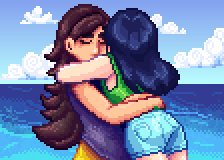

Tiled map render using the project's own tile images. Description and the whole map definition, tile-layer contents included, below:
An orthogonal 14x10 tile map with 16x16 px tiles, 3 tile layers (Back, Buildings, Front).

<map version="1.10" tiledversion="1.10.2" orientation="orthogonal" renderorder="left-up" width="14" height="10" tilewidth="16" tileheight="16" infinite="0" nextlayerid="7" nextobjectid="1">
 <tileset firstgid="1" name="PostHug" tilewidth="16" tileheight="16" tilecount="140" columns="14">
  <image source="TILES_AFTERHUG.png" width="224" height="160" />
 </tileset>
 <layer id="1" name="Back" width="14" height="10">
  <data encoding="csv">
1,2,3,4,5,6,7,8,9,10,11,12,13,14,
15,16,17,18,19,20,21,22,23,24,25,26,27,28,
29,30,31,32,33,34,35,36,37,38,39,40,41,42,
43,44,45,46,47,48,49,50,51,52,53,54,55,56,
57,58,59,60,61,62,63,64,65,66,67,68,69,70,
71,72,73,74,75,76,77,78,79,80,81,82,83,84,
85,86,87,88,89,90,91,92,93,94,95,96,97,98,
99,100,101,102,103,104,105,106,107,108,109,110,111,112,
113,114,115,116,117,118,119,120,121,122,123,124,125,126,
127,128,129,130,131,132,133,134,135,136,137,138,139,140
</data>
 </layer>
 <layer id="2" name="Buildings" width="14" height="10">
  <data encoding="csv">
0,0,0,0,0,0,0,0,0,0,0,0,0,0,
0,0,0,0,0,0,0,0,0,0,0,0,0,0,
0,0,0,0,0,0,0,0,0,0,0,0,0,0,
0,0,0,0,0,0,0,0,0,0,0,0,0,0,
0,0,0,0,0,0,0,0,0,0,0,0,0,0,
0,0,0,0,0,0,0,0,0,0,0,0,0,0,
0,0,0,0,0,0,0,0,0,0,0,0,0,0,
0,0,0,0,0,0,0,0,0,0,0,0,0,0,
0,0,0,0,0,0,0,0,0,0,0,0,0,0,
0,0,0,0,0,0,0,0,0,0,0,0,0,0
</data>
 </layer>
 <layer id="3" name="Front" width="14" height="10">
  <data encoding="csv">
0,0,0,0,0,0,0,0,0,0,0,0,0,0,
0,0,0,0,0,0,0,0,0,0,0,0,0,0,
0,0,0,0,0,0,0,0,0,0,0,0,0,0,
0,0,0,0,0,0,0,0,0,0,0,0,0,0,
0,0,0,0,0,0,0,0,0,0,0,0,0,0,
0,0,0,0,0,0,0,0,0,0,0,0,0,0,
0,0,0,0,0,0,0,0,0,0,0,0,0,0,
0,0,0,0,0,0,0,0,0,0,0,0,0,0,
0,0,0,0,0,0,0,0,0,0,0,0,0,0,
0,0,0,0,0,0,0,0,0,0,0,0,0,0
</data>
 </layer>
 <objectgroup id="4" name="Back" />
 <objectgroup id="5" name="Buildings" />
 <objectgroup id="6" name="Front" />
</map>
